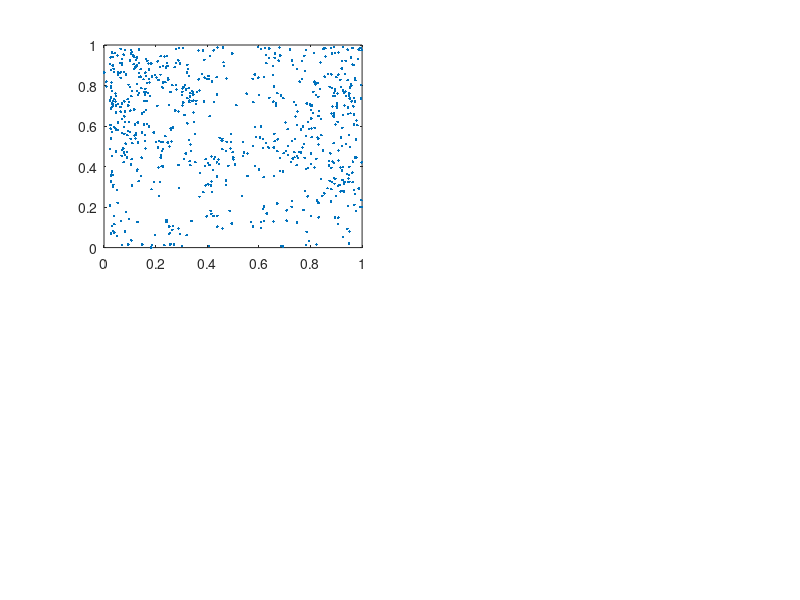

This chart was generated by the following MATLAB code: (Note: this script raises an error after producing the figure.)
function hickory_demo
%
% Hickory Tree Distribution Experiment
% Approximate the distribution of hickory tree in a square domain
% Number of data (tree): 703, Domain size: 60 x 60
%

set(0,'DefaultFigureColormap',jet);
load('hickory_data.mat');
figure('outerposition',[0 0 900 900])
subplot(2,2,1);
plot(xy(:,1),xy(:,2),'.')

% create the "computational grid"
n1 = 60; n2 = 60;
x1 = linspace(0,1.0001,n1+1); x2 = linspace(-0.0001,1,n2+1);
xg = {(x1(1:n1)+x1(2:n1+1))'/2, (x2(1:n2)+x2(2:n2+1))'/2};

i = ceil((xy(:,1)-x1(1))/(x1(2)-x1(1)));
j = ceil((xy(:,2)-x2(1))/(x2(2)-x2(1)));
counts = full(sparse(i,j,1));

% setup the GP
cv = {@covProd,{{@covMask,{1,@covSEiso}},{@covMask,{2,@covSEisoU}}}};
cvGrid = {@covGrid, { @covSEiso,  @covSEisoU}, xg};
hyp0.cov = log([.1  1 .1]);
y = counts(:);

X = covGrid('expand', cvGrid{3});
Idx = (1:length(y))';
lik = {@likPoisson, 'exp'};
hyp0.mean = .5;
hyp0.lik = [];
result = zeros(3,3);

% Exact
tic
% uncomment minimize for exact recovery, which may take a while
%hyp1 = minimize(hyp0, @gp, -60, @infLaplace, @meanConst, cv, lik, X, y);
hyp1 = hyp0; hyp1.cov = log([0.0629 0.6959 0.0851]); hyp1.mean = -1.8701;
result(1,3) = toc;

% Kronecker + Fiedler
opt1.cg_maxit = 600; opt1.cg_tol = 1e-4;
inf1 = @(varargin)infLaplace(varargin{:},opt1);
tic;
hyp2 = minimize(hyp0, @gp, -60, inf1, @meanConst, cvGrid, lik, Idx, y);
result(2,3) = toc;

% Kronecker + Lanczos
opt2.cg_maxit = 600; opt2.cg_tol = 1e-4; opt2.ldB2_method = 'lancz'; 
opt2.ldB2_hutch = sign(randn(3600,10)); opt2.ldB2_maxit = -20;
inf2 = @(varargin)infLaplace(varargin{:},opt2);
tic;
hyp3 = minimize(hyp0, @gp, -60, inf2, @meanConst, cvGrid, lik, Idx, y);
result(3,3) = toc;

% Actual log-likelihood
result(1,1) = gp(hyp1, @infLaplace, @meanConst, cv, lik, X, y);
result(2,1) = gp(hyp2, @infLaplace, @meanConst, cv, lik, X, y);
result(3,1) = gp(hyp3, @infLaplace, @meanConst, cv, lik, X, y);

% and what about the likelihood we actually calculated in infGrid_Laplace,
% using the Fiedler bound and Lanczos?
result(1,2) = result(1,1);
result(2,2) = gp(hyp2, inf1, @meanConst, cvGrid, lik, Idx, y);
result(3,2) = gp(hyp3, inf2, @meanConst, cvGrid, lik, Idx, y);

% let's compare our posterior predictions--to save time, we'll use infGrid_Laplace to
% make predictions in both cases (this won't hurt the accuracy, as we explain in the paper.)
[Ef1 Varf1 fmu1 fs1 ll1] = gp(hyp1, inf1, @meanConst, cvGrid, lik, Idx, y, Idx, y);
[Ef2 Varf2 fmu2 fs2 ll2] = gp(hyp2, inf1, @meanConst, cvGrid, lik, Idx, y, Idx, y);
[Ef3 Varf3 fmu3 fs3 ll3] = gp(hyp3, inf1, @meanConst, cvGrid, lik, Idx, y, Idx, y);

subplot(2,2,2);
imagesc([0 1], [0 1], (reshape(Ef1,60,60)'));
set(gca,'YDir','normal');
colorbar; 
title('Exact');
subplot(2,2,3);
imagesc([0 1], [0 1], (reshape(Ef2,60,60)'));
set(gca,'YDir','normal');
colorbar;
title('Fiedler');
subplot(2,2,4);
imagesc([0 1], [0 1], (reshape(Ef3,60,60)'));
set(gca,'YDir','normal');
colorbar;
title('Lanczos');

T = array2table(result,'VariableNames',{'True_LogLik','Apx_LogLik','Recovery_Time'},...
    'RowNames',{'Exact','Fiedler','Lanczos'});
display(T)